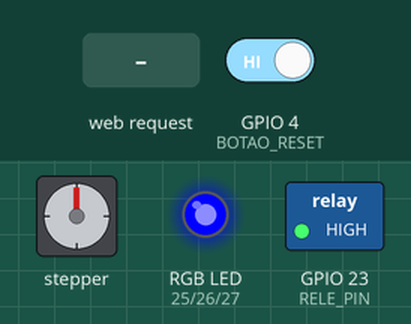
Recording of a sketch running on a simulated ESP32. Shown: stepper motor, switched loads named in the sketch (green lamp = pin HIGH), an RGB LED mixed from three pins (HIGH = lit). Wiring (inferred from the names in the program): stepper motor driver (200 steps per turn assumed): step GPIO 18; direction GPIO 19. The test bench sets the inputs (shaded band); at power-on: GPIO 4 (BOTAO_RESET) HIGH. WiFi joins after 1.5 s; servers stay silent unless stated; the local clock reads 2024-03-15 10:24:30 at power-on unless the sketch sets it; EEPROM starts erased; pins used as bus, display or sensor lines are not drawn; what the sketch prints to the serial monitor is not drawn.

Above: at 2.7 s.
2.8 s: HTTP request GET /dosar received
At 3.9 s:
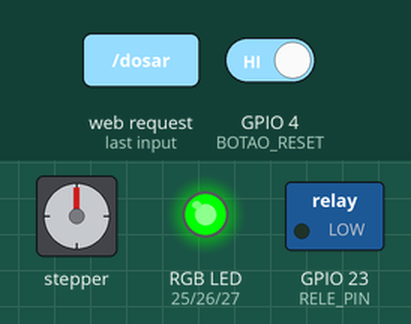
11.8 s: GPIO 4 (BOTAO_RESET) driven HIGH
At 13.1 s:
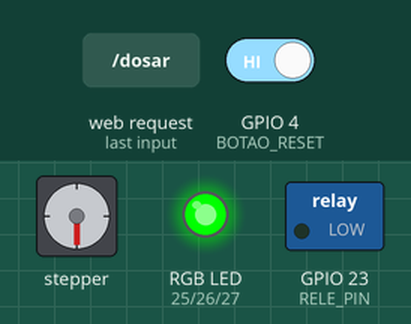
20.8 s: HTTP request GET /retornar received
At 50.6 s:
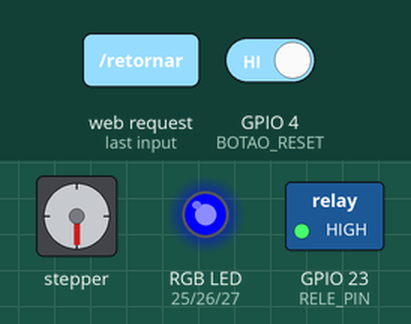
Timing chart, 0 to 51.0 s (numbered marks = the images above; inputs shaded):
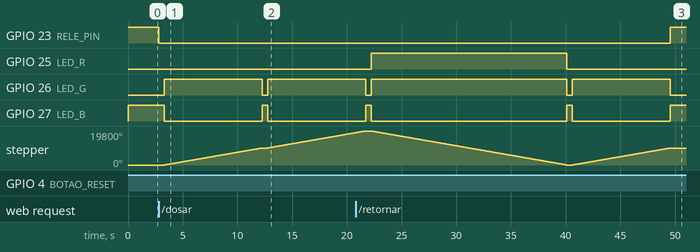

The sketch:

Sistema_Inteligente_Lubrificacao.ino
```cpp
#include <Preferences.h>

/* =====================================================
   ADICIONADO — WI-FI E SERVIDOR WEB
   ===================================================== */

#include <WiFi.h>
#include <WebServer.h>

const char* SSID = "NOME_DA_SUA_REDE";
const char* SENHA = "SENHA_DA_SUA_REDE";

WebServer server(80);


/* =====================================================
   CÓDIGO ORIGINAL
   ===================================================== */

Preferences prefs;

#define STEP_PIN 18
#define DIR_PIN 19
#define RELE_PIN 23
#define BOTAO_RESET 4

#define LED_R 25
#define LED_G 26
#define LED_B 27

const long PASSOS_DOSAGEM = 5500;
const long PASSOS_MAXIMOS = 198000;
const int VELOCIDADE_US = 810;
const unsigned long INTERVALO = 10000;

long contadorPassos = 0;
bool reservatorioVazio = false;


/* =====================================================
   ADICIONADO — CONTROLE DO TEMPO
   ===================================================== */

unsigned long ultimaDosagem = 0;

String horarioUltimaDosagem = "--:--:--";


/* =====================================================
   LED RGB — ORIGINAL
   ===================================================== */

void ledAzul()
{
  digitalWrite(LED_R, LOW);
  digitalWrite(LED_G, LOW);
  digitalWrite(LED_B, HIGH);
}


void ledVerde()
{
  digitalWrite(LED_R, LOW);
  digitalWrite(LED_G, HIGH);
  digitalWrite(LED_B, LOW);
}


void ledVermelho()
{
  digitalWrite(LED_R, HIGH);
  digitalWrite(LED_G, LOW);
  digitalWrite(LED_B, LOW);
}


/* =====================================================
   MEMÓRIA — ORIGINAL
   ===================================================== */

void salvarContador()
{
  prefs.putLong("contador", contadorPassos);
}


void carregarContador()
{
  contadorPassos =
    prefs.getLong("contador", 0);
}


/* =====================================================
   RETORNAR ÊMBOLO — ORIGINAL
   ===================================================== */

void retornarEmbolo()
{
  if (contadorPassos <= 0)
    return;

  digitalWrite(RELE_PIN, LOW);

  delay(500);

  // Amarelo = vermelho + verde
  digitalWrite(LED_R, HIGH);
  digitalWrite(LED_G, HIGH);
  digitalWrite(LED_B, LOW);

  digitalWrite(DIR_PIN, LOW);

  for(long i = 0; i < contadorPassos; i++)
  {
    digitalWrite(STEP_PIN, HIGH);

    delayMicroseconds(VELOCIDADE_US);

    digitalWrite(STEP_PIN, LOW);

    delayMicroseconds(VELOCIDADE_US);
  }

  digitalWrite(RELE_PIN, HIGH);

  contadorPassos = 0;

  reservatorioVazio = false;

  salvarContador();

  ledAzul();
}


/* =====================================================
   DOSAGEM — ORIGINAL
   ===================================================== */

void executarDosagem()
{
  digitalWrite(RELE_PIN, LOW);

  delay(500);

  ledVerde();

  digitalWrite(DIR_PIN, HIGH);

  for(long i = 0; i < PASSOS_DOSAGEM; i++)
  {
    digitalWrite(STEP_PIN, HIGH);

    delayMicroseconds(VELOCIDADE_US);

    digitalWrite(STEP_PIN, LOW);

    delayMicroseconds(VELOCIDADE_US);
  }

  digitalWrite(RELE_PIN, HIGH);

  contadorPassos += PASSOS_DOSAGEM;

  salvarContador();

  if(contadorPassos >= PASSOS_MAXIMOS)
  {
    reservatorioVazio = true;

    ledVermelho();
  }
  else
  {
    ledAzul();
  }
}


/* =====================================================
   ADICIONADO — PERCENTUAL DO RESERVATÓRIO
   ===================================================== */

int percentualReservatorio()
{
  long restante =
    PASSOS_MAXIMOS - contadorPassos;

  if(restante < 0)
    restante = 0;

  return
    (restante * 100L) /
    PASSOS_MAXIMOS;
}


/* =====================================================
   ADICIONADO — PÁGINA HTML
   ===================================================== */

String paginaHTML()
{
  int percentual =
    percentualReservatorio();

  String status;

  if(reservatorioVazio)
    status = "🔴 Reservatório vazio";
  else
    status = "🟢 Sistema operando";


  String html = R"rawliteral(

<!DOCTYPE html>

<html lang="pt-BR">

<head>

<meta charset="UTF-8">

<meta name="viewport"
content="width=device-width, initial-scale=1.0">

<meta http-equiv="refresh" content="3">

<title>
Lubrificador Inteligente
</title>

<style>

body{

font-family:Arial;

background:#111827;

color:white;

margin:0;

padding:20px;

}

.container{

max-width:900px;

margin:auto;

}

h1{

text-align:center;

}

.subtitulo{

text-align:center;

color:#9ca3af;

margin-bottom:25px;

}

.status{

background:#1f2937;

padding:20px;

border-radius:15px;

text-align:center;

font-size:22px;

margin-bottom:20px;

}

.grid{

display:grid;

grid-template-columns:
repeat(auto-fit,minmax(210px,1fr));

gap:15px;

}

.card{

background:#1f2937;

padding:20px;

border-radius:15px;

}

.titulo{

color:#9ca3af;

font-size:14px;

}

.valor{

font-size:25px;

font-weight:bold;

margin-top:10px;

}

.barra{

height:30px;

background:#374151;

border-radius:20px;

overflow:hidden;

margin-top:15px;

}

.progresso{

height:100%;

background:#22c55e;

width:)rawliteral";

  html += String(percentual);

  html += R"rawliteral(%;

}

.botoes{

display:grid;

grid-template-columns:
repeat(auto-fit,minmax(200px,1fr));

gap:15px;

margin-top:20px;

}

button{

width:100%;

padding:18px;

border:0;

border-radius:12px;

font-size:16px;

font-weight:bold;

color:white;

cursor:pointer;

}

.dosagem{

background:#16a34a;

}

.retorno{

background:#d97706;

}

.reset{

background:#dc2626;

}

.info{

background:#1f2937;

padding:20px;

border-radius:15px;

margin-top:20px;

}

</style>

</head>


<body>

<div class="container">


<h1>

LUBRIFICADOR INTELIGENTE

</h1>


<div class="subtitulo">

SISTEMA AUTOMÁTICO DE LUBRIFICAÇÃO POR DOSAGEM

</div>


<div class="status">

)rawliteral";

  html += status;

  html += R"rawliteral(

</div>


<div class="card">

<div class="titulo">

RESERVATÓRIO

</div>

<div class="barra">

<div class="progresso"></div>

</div>

<div class="valor">

)rawliteral";

  html += String(percentual);

  html += R"rawliteral( %

</div>

</div>


<br>


<div class="grid">


<div class="card">

<div class="titulo">

DOSAGENS REALIZADAS

</div>

<div class="valor">

)rawliteral";

  html += String(
    contadorPassos /
    PASSOS_DOSAGEM
  );

  html += R"rawliteral(

</div>

</div>


<div class="card">

<div class="titulo">

PASSOS ACUMULADOS

</div>

<div class="valor">

)rawliteral";

  html += String(contadorPassos);

  html += R"rawliteral(

</div>

</div>


<div class="card">

<div class="titulo">

ÚLTIMA LUBRIFICAÇÃO

</div>

<div class="valor">

)rawliteral";

  html += horarioUltimaDosagem;

  html += R"rawliteral(

</div>

</div>


<div class="card">

<div class="titulo">

INTERVALO

</div>

<div class="valor">

10 segundos

</div>

</div>


<div class="card">

<div class="titulo">

MOTOR

</div>

<div class="valor">

Desligado

</div>

</div>


<div class="card">

<div class="titulo">

TB6600

</div>

<div class="valor">

OK

</div>

</div>


</div>


<div class="botoes">


<a href="/dosar">

<button class="dosagem">

REALIZAR DOSAGEM

</button>

</a>


<a href="/retornar">

<button class="retorno">

RETORNAR ÊMBOLO

</button>

</a>


<a href="/reset">

<button class="reset">

RESETAR CONTADOR

</button>

</a>


</div>


<div class="info">

<b>Wi-Fi:</b>

Conectado

<br><br>

<b>ESP32:</b>

Online

<br><br>

<b>Endereço IP:</b>

)rawliteral";

  html += WiFi.localIP().toString();

  html += R"rawliteral(

</div>


</div>

</body>

</html>

)rawliteral";


  return html;
}


/* =====================================================
   ADICIONADO — SERVIDOR WEB
   ===================================================== */

void paginaPrincipal()
{
  server.send(
    200,
    "text/html",
    paginaHTML()
  );
}


/* =====================================================
   ADICIONADO — BOTÃO DOSAGEM DA PÁGINA
   ===================================================== */

void comandoDosagem()
{
  executarDosagem();

  horarioUltimaDosagem =
    obterHora();

  server.sendHeader(
    "Location",
    "/"
  );

  server.send(303);
}


/* =====================================================
   ADICIONADO — BOTÃO RETORNO
   ===================================================== */

void comandoRetorno()
{
  retornarEmbolo();

  server.sendHeader(
    "Location",
    "/"
  );

  server.send(303);
}


/* =====================================================
   ADICIONADO — BOTÃO RESET
   ===================================================== */

void comandoReset()
{
  contadorPassos = 0;

  reservatorioVazio = false;

  salvarContador();

  ledAzul();

  server.sendHeader(
    "Location",
    "/"
  );

  server.send(303);
}


/* =====================================================
   ADICIONADO — OBTENÇÃO DO HORÁRIO
   ===================================================== */

String obterHora()
{
  struct tm timeinfo;

  if(!getLocalTime(&timeinfo))
  {
    return "--:--:--";
  }

  char hora[10];

  strftime(
    hora,
    sizeof(hora),
    "%H:%M:%S",
    &timeinfo
  );

  return String(hora);
}


/* =====================================================
   SETUP — ORIGINAL + WI-FI
   ===================================================== */

void setup()
{
  Serial.begin(115200);


  pinMode(
    STEP_PIN,
    OUTPUT
  );

  pinMode(
    DIR_PIN,
    OUTPUT
  );

  pinMode(
    RELE_PIN,
    OUTPUT
  );


  pinMode(
    BOTAO_RESET,
    INPUT_PULLUP
  );


  pinMode(
    LED_R,
    OUTPUT
  );

  pinMode(
    LED_G,
    OUTPUT
  );

  pinMode(
    LED_B,
    OUTPUT
  );


  digitalWrite(
    RELE_PIN,
    HIGH
  );


  prefs.begin(
    "lubrificador",
    false
  );

  carregarContador();


  if(contadorPassos >= PASSOS_MAXIMOS)
  {
    reservatorioVazio = true;

    ledVermelho();
  }
  else
  {
    ledAzul();
  }


  /* =================================================
     ADICIONADO — CONEXÃO WI-FI
     ================================================= */

  WiFi.begin(
    SSID,
    SENHA
  );

  Serial.println();

  Serial.print(
    "Conectando ao Wi-Fi"
  );


  while(
    WiFi.status() != WL_CONNECTED
  )
  {
    delay(500);

    Serial.print(".");
  }


  Serial.println();

  Serial.println(
    "Wi-Fi conectado!"
  );


  Serial.print(
    "Endereço IP: "
  );

  Serial.println(
    WiFi.localIP()
  );


  /* =================================================
     ADICIONADO — ROTAS DO SERVIDOR
     ================================================= */

  server.on(
    "/",
    paginaPrincipal
  );


  server.on(
    "/dosar",
    comandoDosagem
  );


  server.on(
    "/retornar",
    comandoRetorno
  );


  server.on(
    "/reset",
    comandoReset
  );


  server.begin();


  Serial.println(
    "Servidor web iniciado!"
  );
}


/* =====================================================
   LOOP — ORIGINAL ADAPTADO PARA SERVIDOR WEB
   ===================================================== */

void loop()
{

  /* ADICIONADO */

  server.handleClient();


  /* ORIGINAL */

  if(
    digitalRead(BOTAO_RESET)
    == LOW
  )
  {
    retornarEmbolo();

    delay(500);
  }


  if(reservatorioVazio)
  {
    return;
  }


  /*
   * ALTERAÇÃO NECESSÁRIA:
   *
   * O delay(INTERVALO) original
   * foi substituído por millis()
   * para permitir que o servidor
   * web continue funcionando.
   */

  if(
    millis() - ultimaDosagem
    >= INTERVALO
  )
  {
    executarDosagem();

    ultimaDosagem =
      millis();

    horarioUltimaDosagem =
      obterHora();
  }
}
```

Measured:
- after the input at 2.8 s, GPIO 23 (RELE_PIN): HIGH → LOW after 0.00 s instead of 7.2 s; GPIO 26 (LED_G): LOW → HIGH after 0.50 s instead of 7.7 s; GPIO 27 (LED_B): HIGH → LOW after 0.50 s instead of 7.7 s
- after the input at 20.8 s, GPIO 25 (LED_R): LOW → HIGH after 1.4 s, → LOW 17.9 s later
